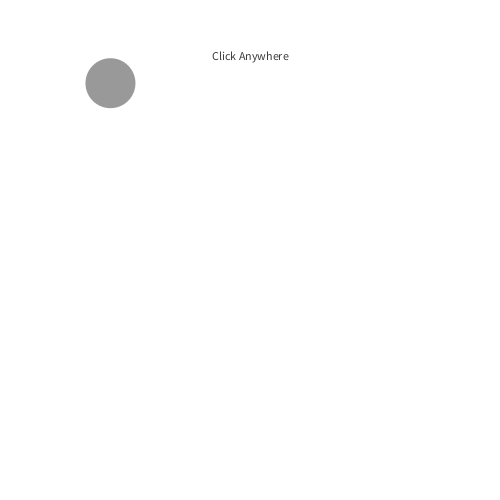
Frame 1 (no input)
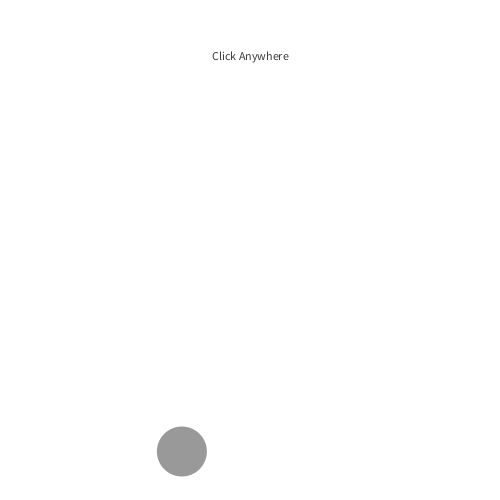
Frame 60 (the mouse pressed at the canvas centre just before this capture)
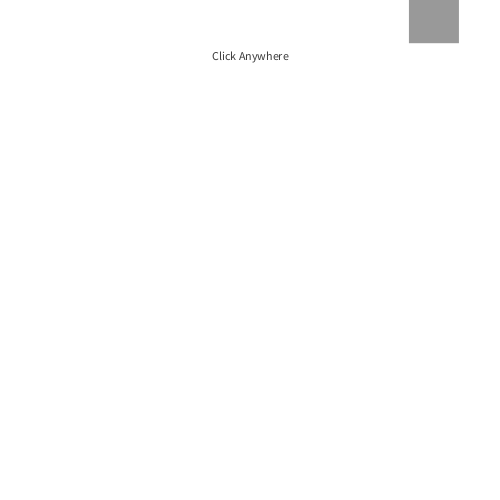
Frame 120 (the mouse held since frame 60 and released just before this capture)

The Processing sketch that drew these frames (run headless with seeded random() and noise(); from frame 60 on, the mouse is pressed at the canvas centre):

// Processing sketch: CircleClassAndTwoConstructors
// ── CircleClassAndTwoConstructors.pde
//Switch to toggle rectangle or circle
Boolean Switch = false;

//Shape values.
float YSize = 50;
float XSize = 50;
float x = random(width) + (XSize);
float y = random(width) + (YSize);
float YSpeed = random(-8,8);
float XSpeed = random(-8,8);
color shapecolor = #999999;

//Text variables
color textcolor = #3B3B3B;
String text = "Click Anywhere";
int textSize = 60;

Shape shape;

//Setup
void setup(){
  size(500,500);

  //Switch Conditional Method for the creation of the shape.
  if(Switch)
  //circle
  {shape = new Shape(XSize,x,y,XSpeed,Y,shapecolor);}

  else
  {shape = new Shape(XSize,YSize,x,y,XSpeed,YSpeed,shapecolor);}
}
  

//Draw
void draw(){
  background(#ffffff);
  shape.Update();
  shape.Text();
}

//Click to toggle switch.
void mousePressed()
{
  if(Switch){
  Switch = false;}
  
  else{
  Switch = true;}
}

// ── Shapes.pde
//Class for both circle and rectangle
class Shape{

  float SizeX, SizeY, x,y, SpeedX, SpeedY;
  color Color;
  
  //Constructor One
  Shape(float SizeX , float SizeY , float x , float y , float SpeedX , float SpeedY, color Color){
  this.SizeX=SizeX;
  this.SizeY=SizeY;
  this.x=x;
  this.y=y;
  this.SpeedX=SpeedX;
  this.SpeedY=SpeedY;
  this.Color=Color;
  }

  //Constructor Two
  Shape(float Size , float x , float y , float SpeedX , float SpeedY, color Color){
  this.SizeX=Size;
  this.x=x;
  this.y=y;
  this.SpeedX=SpeedX;
  this.SpeedY=SpeedY;
  this.Color=Color;
  }

  //Move function
  void move() {
    x += SpeedX;
    if (x < 0+(SizeX/2) || x > width-(SizeX/2)) {
      SpeedX *= -1;
    }

    y += SpeedY;
    if (y < 0+(SizeY/2) || y > height-(SizeY/2)) {
      SpeedY *= -1;
    }
  }
  
  //Display function
  void display(){

    if(Switch)
   {
   noStroke();
   fill(Color);
   rectMode(CENTER);
   rect(x,y,SizeX,SizeY);}
   
   else
   {
   noStroke();
   fill(Color);
   ellipse(x,y,SizeX,SizeY);}
  }

  //Function that calls the object to both move and be drawn.
  void Update(){
  move();
  display();
  }

  //Function to display "click anywhere" text.
  void Text(){
  fill(textcolor);
  textAlign(CENTER);
  text(text,width/2,textSize);
  }

}
